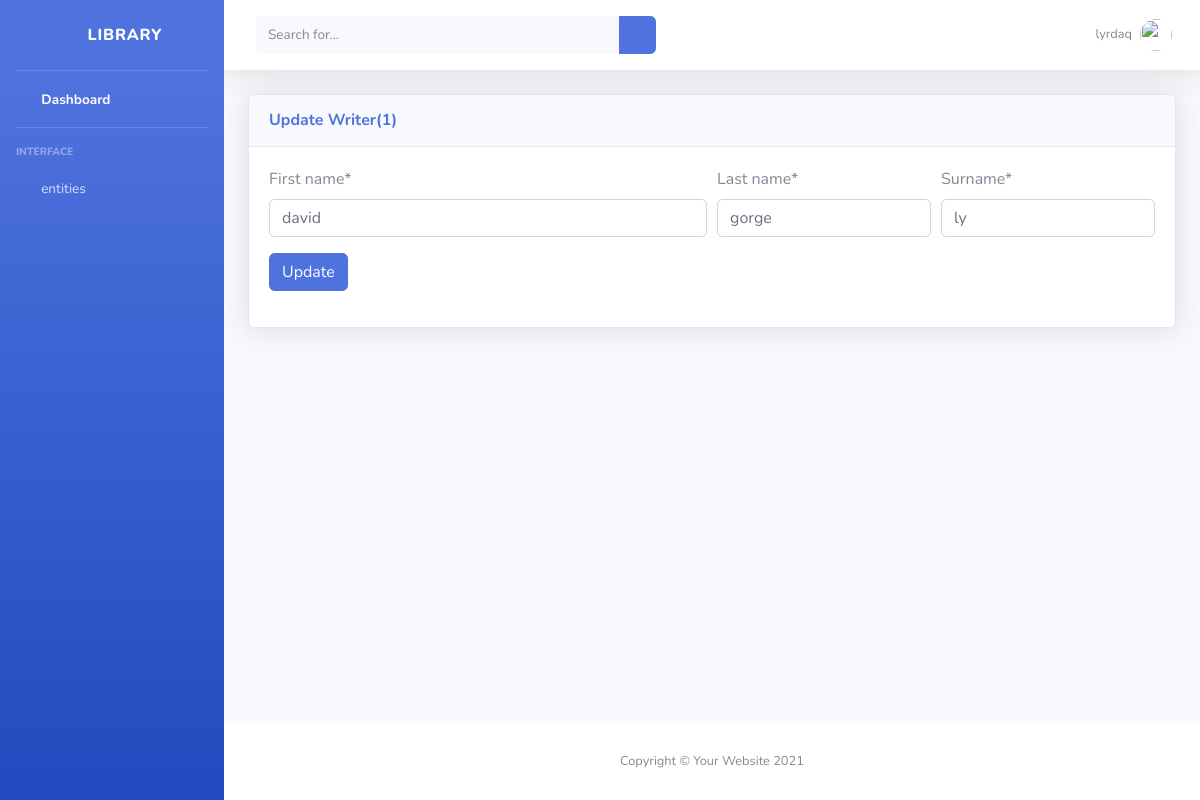
The page /writer/1/update (signed in) on the database its author committed.
### account/models.py (models this page shows, shortened)
class User(AbstractUser):
    MEMBERSHIP_CHOICES = [
        ('B','Bronze'),
        ('D','Gold'),
        ('S','Silver'),
    ]
    phone = models.CharField(max_length=200)
    date_birth = models.DateField(blank=True, null=True)
    membership = models.CharField(max_length=1,
        choices=MEMBERSHIP_CHOICES, default='B')

### Book/models.py (models this page shows, shortened)
class Writer(models.Model):
    objects = WriterManager()
    first_name = models.CharField(max_length=200)
    last_name = models.CharField(max_length=200)
    surname = models.CharField(max_length=200)

### Book/views.py (the view)
# urls.py: path('writer/<int:pk>/update', WriterUpdateView.as_view() , name='writerupdate'),
class WriterUpdateView(LoginRequiredMixin,AdminRequiredMixin,UpdateView):
    model = Writer
    template_name = 'book/writerupdate.html'
    fields = '__all__'

### Book/mixins.py (called while the page is built)
    def dispatch(self, request, *args, **kwargs):
        if self.request.user.is_staff == True:
            return super().dispatch(request, *args, **kwargs)
        else:
            return HttpResponse('<h2>you are not admin</h2>')

### templates/book/writerupdate.html (shortened to what this page needs)
{% extends "book/base.html" %}
{% load crispy_forms_tags %}
{% load static %}
{% block sidepanel %}
<ul class="navbar-nav bg-gradient-primary sidebar sidebar-dark accordion" id="accordionSidebar">
    <a class="sidebar-brand d-flex align-items-center justify-content-center" href="index.html">
        <div class="sidebar-brand-icon rotate-n-15">
            <i class="fas fa-laugh-wink"></i>
        </div>
        <div class="sidebar-brand-text mx-3"> Library</div>
    </a>
    <hr class="sidebar-divider my-0">
    <li class="nav-item active">
        <a class="nav-link" href="{% url 'book:home' %}">
            <i class="fas fa-fw fa-tachometer-alt"></i>
            <span>Dashboard</span></a>
    </li>
    <hr class="sidebar-divider">
    <div class="sidebar-heading">
        Interface
    </div>
    <li class="nav-item">
        <a class="nav-link collapsed" href="#" data-toggle="collapse" data-target="#collapseTwo"
            aria-expanded="true" aria-controls="collapseTwo">
            <i class="fas fa-fw fa-cog"></i>
            <span>entities</span>
        </a>
    </li>
</ul>
{% endblock sidepanel %}
{% block content %}
<div id="content">
<nav class="navbar navbar-expand navbar-light bg-white topbar mb-4 static-top shadow">
    <form method="GET" action="{% url 'book:booklist' %}"
            class="d-none d-sm-inline-block form-inline mr-auto ml-md-3 my-2 my-md-0 mw-100 navbar-search">
            <div class="input-group">
                <input name="keyword" type="text" class="form-control bg-light border-0 small" placeholder="Search for..."
                    aria-label="Search" aria-describedby="basic-addon2">
                <div class="input-group-append">
                    <button class="btn btn-primary" type="submit">
                        <i class="fas fa-search fa-sm"></i>
                    </button>
                </div>
            </div>
        </form>
    <ul class="navbar-nav ml-auto">
        <li class="nav-item dropdown no-arrow">
            <a class="nav-link dropdown-toggle" href="#" id="userDropdown" role="button"
                data-toggle="dropdown" aria-haspopup="true" aria-expanded="false">
                <span class="mr-2 d-none d-lg-inline text-gray-600 small">{{user.username}}</span>
                <img class="img-profile rounded-circle"
                    src="{% static 'img/undraw_profile.svg' %}">
            </a>
        </li>
    </ul>
</nav>
<div class="container-fluid">
    <div class="card shadow mb-4">
        <div class="card-header py-3">
            <h6 class="m-0 font-weight-bold text-primary">Update Writer({{object.id}})</h6>
        </div>
        <div class="card-body">
            <form method="POST">{% csrf_token %}
                <div class="form-row">
                    <div class="form-group col-md-6 mb-0">
                        {{ form.first_name|as_crispy_field }}
                    </div>
                    <div class="form-group col-md-3 mb-0">
                        {{ form.last_name|as_crispy_field }}
                    </div>
                    <div class="form-group col-md-3 mb-0">
                        {{ form.surname|as_crispy_field }}
                    </div>
                </div>
                <div class="form-group">
                    <button class="btn btn-primary" type="submit">Update</button>
                </div>
            </form>
        </div>
    </div>
</div>
</div>
{% endblock %}

### rows shown on the page
User: username "lyrdaq"
Writer: id "1", first_name "david", last_name "gorge", surname "ly"
